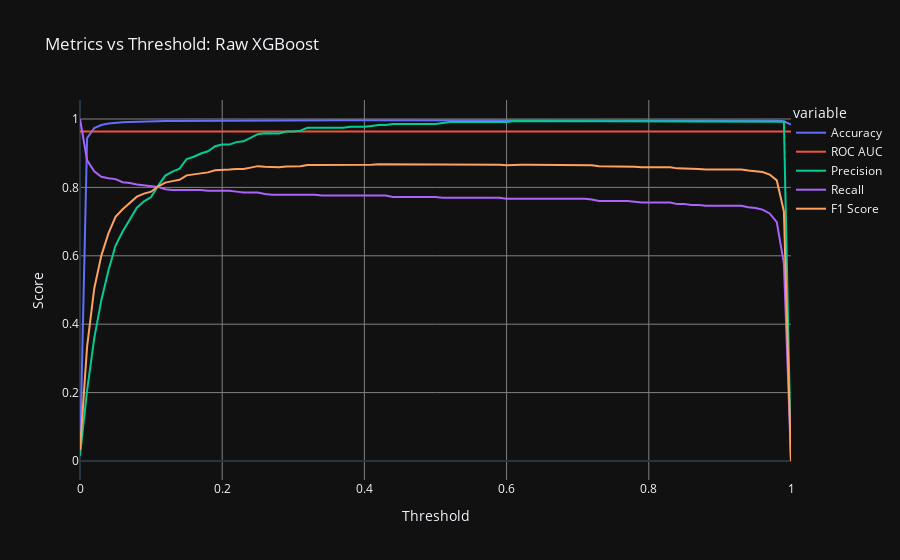

The code cell stored with this chart in its notebook:
### Code cell
interactive_metrics_vs_threshold_plot(y_test, y_pred, "Raw XGBoost")
